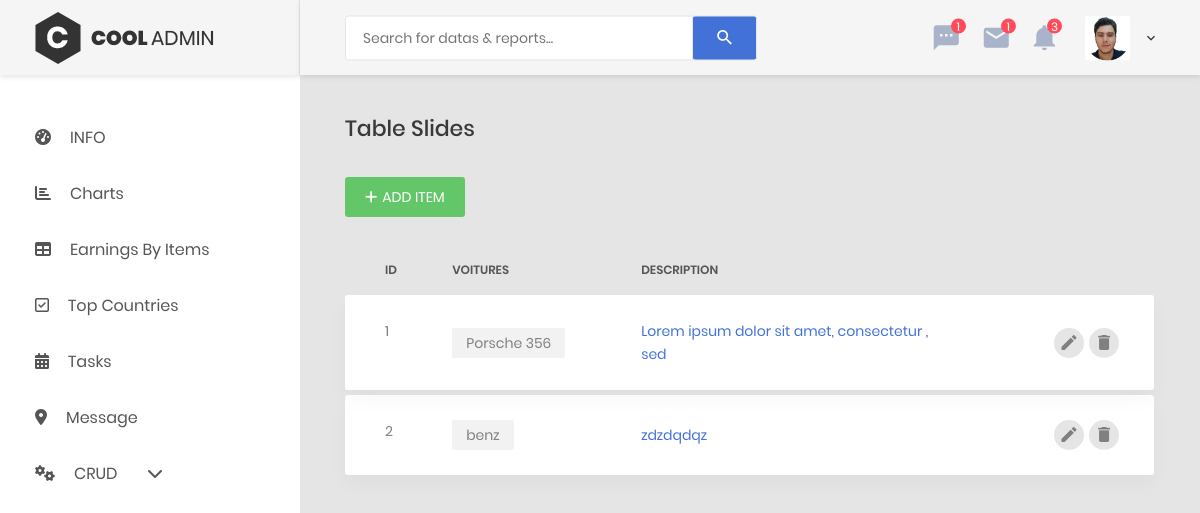
Page /Tools/Dashboard/DashSliders.php on the committed database.
### tables this page shows
CREATE TABLE IF NOT EXISTS `user` (
  `UserId` int(100) NOT NULL AUTO_INCREMENT,
  `Name` varchar(100) NOT NULL,
  `Email` varchar(100) NOT NULL,
  `Password` varchar(100) NOT NULL,
  `ImageName` varchar(255) NOT NULL,
  `Type` varchar(255) NOT NULL DEFAULT 'User',
  PRIMARY KEY (`UserId`)
);

CREATE TABLE IF NOT EXISTS `slidev` (
  `IdVslide` int(20) NOT NULL AUTO_INCREMENT,
  `NomVS` varchar(50) NOT NULL,
  `DescVS` varchar(50) NOT NULL,
  PRIMARY KEY (`IdVslide`)
);

### Tools/Dashboard/Connect.php (called while the page is built, shortened)
<?php
$serveur="localhost";
$utilisateur="root";
$mot_passe="";
$base_donnee="Garage";
$c=mysqli_connect($serveur,$utilisateur,$mot_passe) or die ("erreur de connexion au serveur");
mysqli_select_db($c, $base_donnee) or die(mysqli_error($c));
$sql2 = "SELECT * FROM user";
$result2 = mysqli_query($c, $sql2) or die(mysqli_error($c));
$row = mysqli_fetch_assoc($result2);
$Image = $row['ImageName'];
?>

### Tools/Dashboard/DashSliders.php (the view, shortened to what this page needs)
<?php
    include 'Connect.php';
    $sql = "SELECT IdVslide, NomVS, DescVS FROM slidev";
    $result = mysqli_query($c, $sql) or die(mysqli_error($c));
?>
<!DOCTYPE html>
<html lang="en">
<head>
    <link href="css/font-face.css" rel="stylesheet" media="all">
    <link href="vendor/font-awesome-4.7/css/font-awesome.min.css" rel="stylesheet" media="all">
    <link href="vendor/font-awesome-5/css/fontawesome-all.min.css" rel="stylesheet" media="all">
    <link href="vendor/mdi-font/css/material-design-iconic-font.min.css" rel="stylesheet" media="all">
    <link href="vendor/bootstrap-4.1/bootstrap.min.css" rel="stylesheet" media="all">
    <link href="vendor/animsition/animsition.min.css" rel="stylesheet" media="all">
    <link href="vendor/bootstrap-progressbar/bootstrap-progressbar-3.3.4.min.css" rel="stylesheet" media="all">
    <link href="vendor/wow/animate.css" rel="stylesheet" media="all">
    <link href="vendor/css-hamburgers/hamburgers.min.css" rel="stylesheet" media="all">
    <link href="vendor/slick/slick.css" rel="stylesheet" media="all">
    <link href="vendor/select2/select2.min.css" rel="stylesheet" media="all">
    <link href="vendor/perfect-scrollbar/perfect-scrollbar.css" rel="stylesheet" media="all">
    <link rel="stylesheet" href="https://cdnjs.cloudflare.com/ajax/libs/font-awesome/6.4.0/css/all.min.css">
    <link href="css/theme.css" rel="stylesheet" media="all">
    <link rel="stylesheet" href="popup/style.css">
</head>
<body class="animsition">
    <div class="page-wrapper">
        <?php include 'Navbar.php'; ?>
        <div class="page-container">
            <?php include 'Navbar_top.php'; ?>
            <div class="main-content">
                <div class="section__content section__content--p30">
                    <div class="container-fluid">
                        <div class="row">
                            <div class="col-md-12">
                                <h3 class="title-5 m-b-35">Table Slides</h3>
                                <div class="table-data__tool">
                                    <div class="table-data__tool-right">
                                        <button class="au-btn au-btn-icon au-btn--green au-btn--small" onclick="openPopup()">
                                            <i class="fa-solid fa-plus"></i>Add item
                                        </button>
                                    </div>
                                </div>
                                <div class="table-responsive table-responsive-data2">
                                    <table class="table table-data2">
                                        <thead>
                                            <tr>
                                                <th>ID</th>
                                                <th>Voitures</th>
                                                <th>Description</th>
                                            </tr>
                                        </thead>
                                        <tbody>
                                        <?php while ($row = mysqli_fetch_assoc($result)) { ?>
                                            <tr class="tr-shadow">
                                                <td><?php echo $row['IdVslide']; ?></td>
                                                <td>
                                                    <span class="block-email"><?php echo $row['NomVS']; ?></span>
                                                </td>
                                                <td class="desc"><?php echo $row['DescVS']; ?></td>
                                                <td>
                                                    <div class="table-data-feature">
                                                        <button class="item" data-toggle="tooltip" data-placement="top" title="Edit" onclick="openPopupMOD()">
                                                            <i class="zmdi zmdi-edit"></i>
                                                        </button>
                                                        <form method="POST" action="popup/del/delSL.php" style="display: inline;">
                                                            <button type="submit" class="item" data-toggle="tooltip" data-placement="top" title="Delete">
                                                                <i class="zmdi zmdi-delete"></i>
                                                            </button>
                                                        </form>
                                                    </div>
                                                </td>
                                            </tr>
                                            <tr class="spacer"></tr>
                                        <?php } ?>
                                        </tbody>
                                    </table>
                                </div>
                            </div>
                        </div>
                    </div>
                </div>
            </div>
        </div>
    </div>
</body>
</html>

### Tools/Dashboard/Navbar_top.php (shortened to what this page needs)
<header class="header-desktop">
                <div class="section__content section__content--p30">
                    <div class="container-fluid">
                        <div class="header-wrap">
                            <form class="form-header" action="" method="POST">
                                <input class="au-input au-input--xl" type="text" name="search" placeholder="Search for datas &amp; reports..." />
                                <button class="au-btn--submit" type="submit">
                                    <i class="zmdi zmdi-search"></i>
                                </button>
                            </form>
                            <div class="header-button">
                                <div class="noti-wrap">
                                    <div class="noti__item js-item-menu">
                                        <i class="zmdi zmdi-comment-more"></i>
                                        <span class="quantity">1</span>
                                    </div>
                                    <div class="noti__item js-item-menu">
                                        <i class="zmdi zmdi-email"></i>
                                        <span class="quantity">1</span>
                                    </div>
                                    <div class="noti__item js-item-menu">
                                        <i class="zmdi zmdi-notifications"></i>
                                        <span class="quantity">3</span>
                                    </div>
                                </div>
                                <div class="account-wrap">
                                    <div class="account-item clearfix js-item-menu">
                                        <div class="image">
                                            <img src="../../src/images/<?php echo $Image; ?>" alt="John Doe" />
                                        </div>
                                        <div class="content">
                                            <a class="js-acc-btn" href="#"><?php echo ($_SESSION['username']) ?></a>
                                        </div>
                                    </div>
                                </div>
                            </div>
                        </div>
                    </div>
                </div>
            </header>

### rows in the picture
user: ImageName (picture)
slidev: IdVslide "1", NomVS "Porsche 356", DescVS "Lorem ipsum dolor sit amet, consectetur , sed"
slidev: IdVslide "2", NomVS "benz", DescVS "zdzdqdqz"
